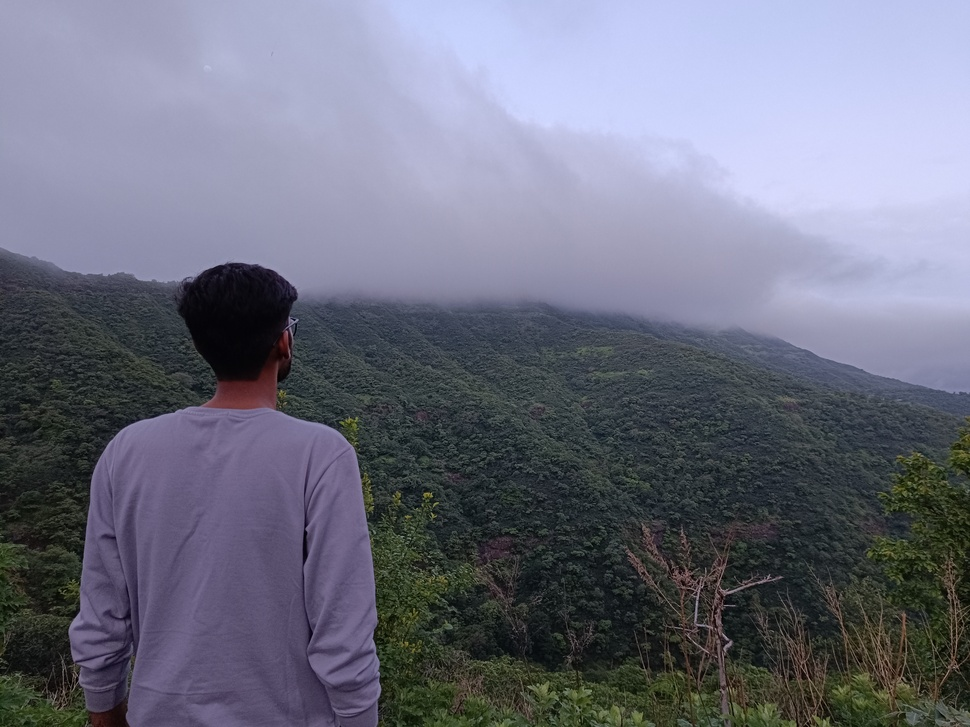
#> input picture IP/image.jpg, 970 x 727 px, shrunk from 4096 x 3072 before the run
$ python IP1.py
#> lines starting #> are read from the running program, lines starting #| are printed output that depends on the picture
import cv2
import matplotlib.pyplot as plt

# Read image
image = cv2.imread("image.jpg")
#> image is the input picture: shape (727, 970, 3); mean B, G, R 127.6, 111.3, 109.1

# Check image
if image is None:
    print("Error: Image not found")
    exit()

# Convert to grayscale
gray = cv2.cvtColor(image, cv2.COLOR_BGR2GRAY)
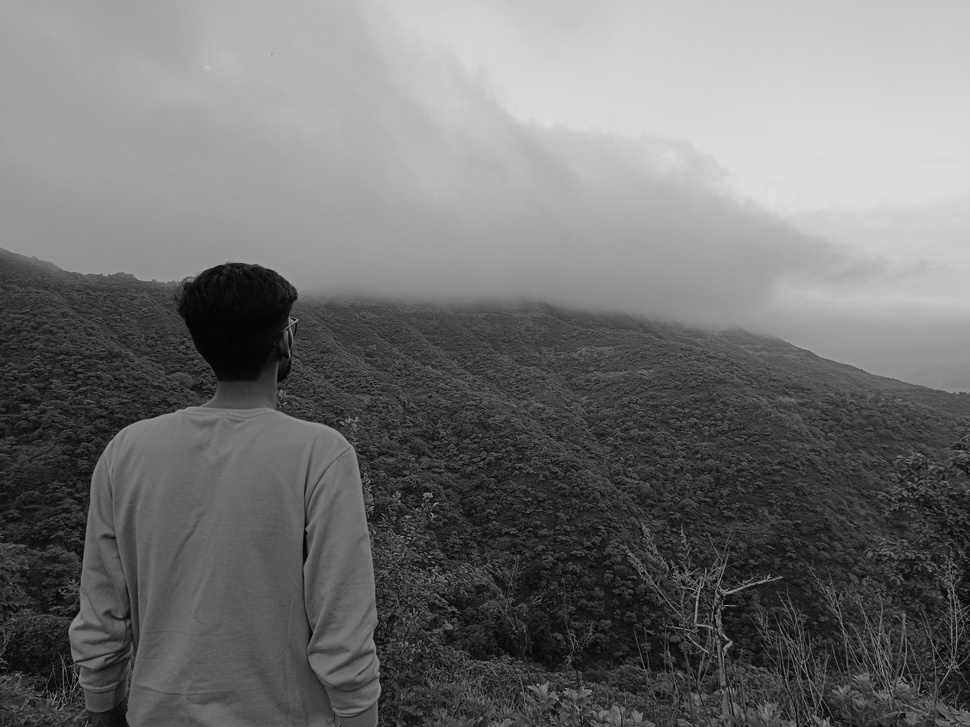
#> gray: shape (727, 970); min 0, max 222, mean 112.5

# Histogram Equalization
equalized = cv2.equalizeHist(gray)
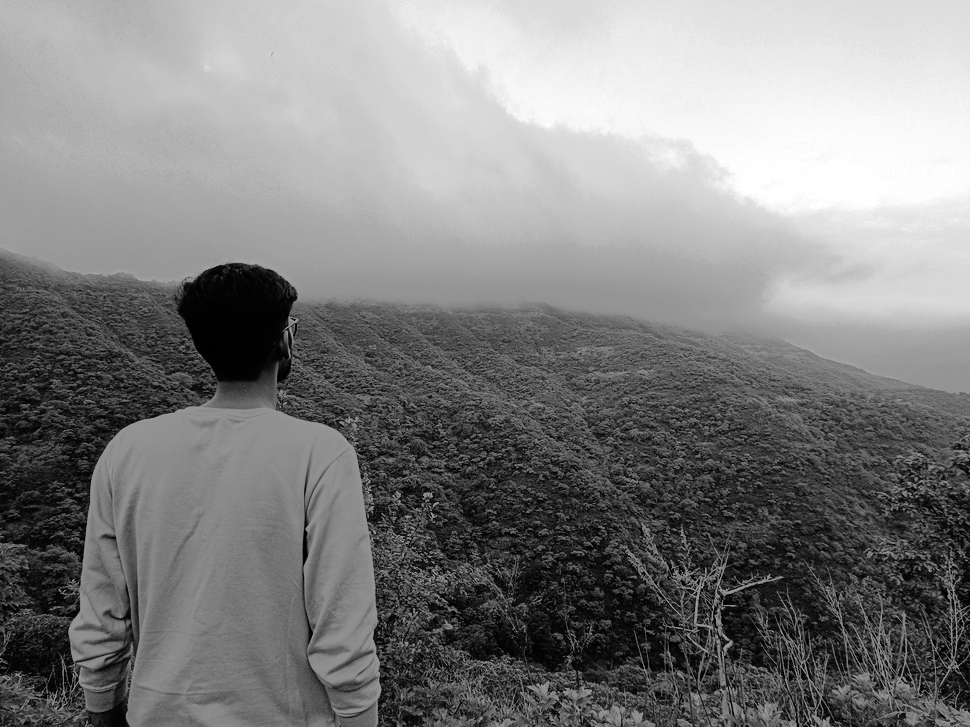
#> equalized: shape (727, 970); min 0, max 255, mean 128.2

# Calculate Histograms
hist_original = cv2.calcHist([gray], [0], None, [256], [0, 256])
#> hist_original = 256 values, max 8147 at index 163, min 0 at index 223, mean 2754.6
hist_equalized = cv2.calcHist([equalized], [0], None, [256], [0, 256])
#> hist_equalized = 256 values, max 8147 at index 178, min 0 at index 14, mean 2754.6

# Display Images
plt.figure(figsize=(12,8))

# Original Image
plt.subplot(2,2,1)
plt.imshow(gray, cmap='gray')
plt.title("Original Grayscale Image")
plt.axis("off")

# Original Histogram
plt.subplot(2,2,2)
plt.plot(hist_original)
plt.title("Original Histogram")
plt.xlabel("Pixel Intensity")
plt.ylabel("Frequency")

# Equalized Image
plt.subplot(2,2,3)
plt.imshow(equalized, cmap='gray')
plt.title("Equalized Image")
plt.axis("off")

# Equalized Histogram
plt.subplot(2,2,4)
plt.plot(hist_equalized)
plt.title("Equalized Histogram")
plt.xlabel("Pixel Intensity")
plt.ylabel("Frequency")

plt.tight_layout()
plt.show()
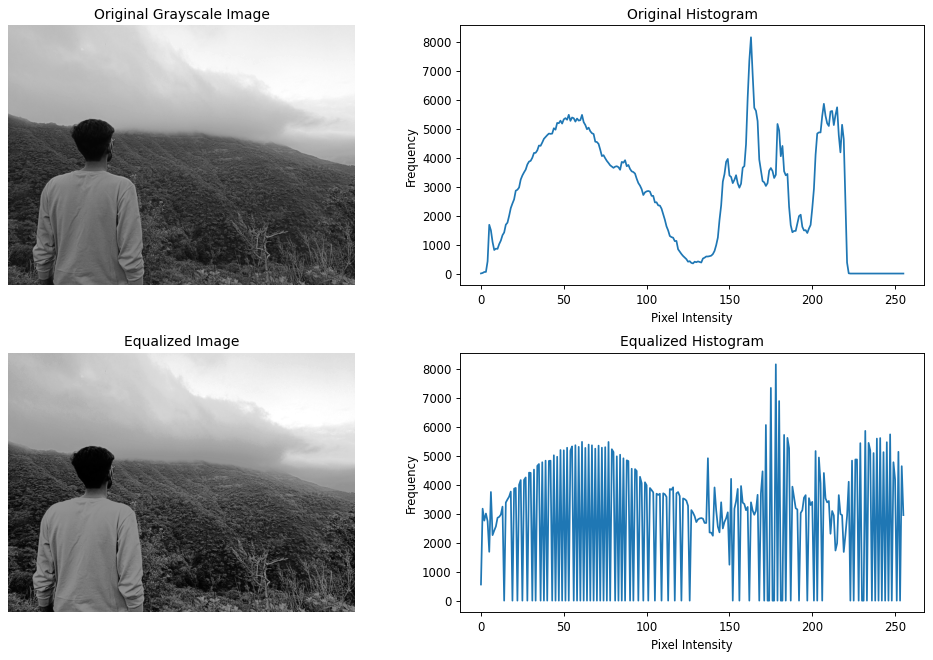
#> figure drawn by matplotlib, 4 panels; panel 2: curve peaks at x = 163, y = 8147; panel 4: curve peaks at x = 178, y = 8147
